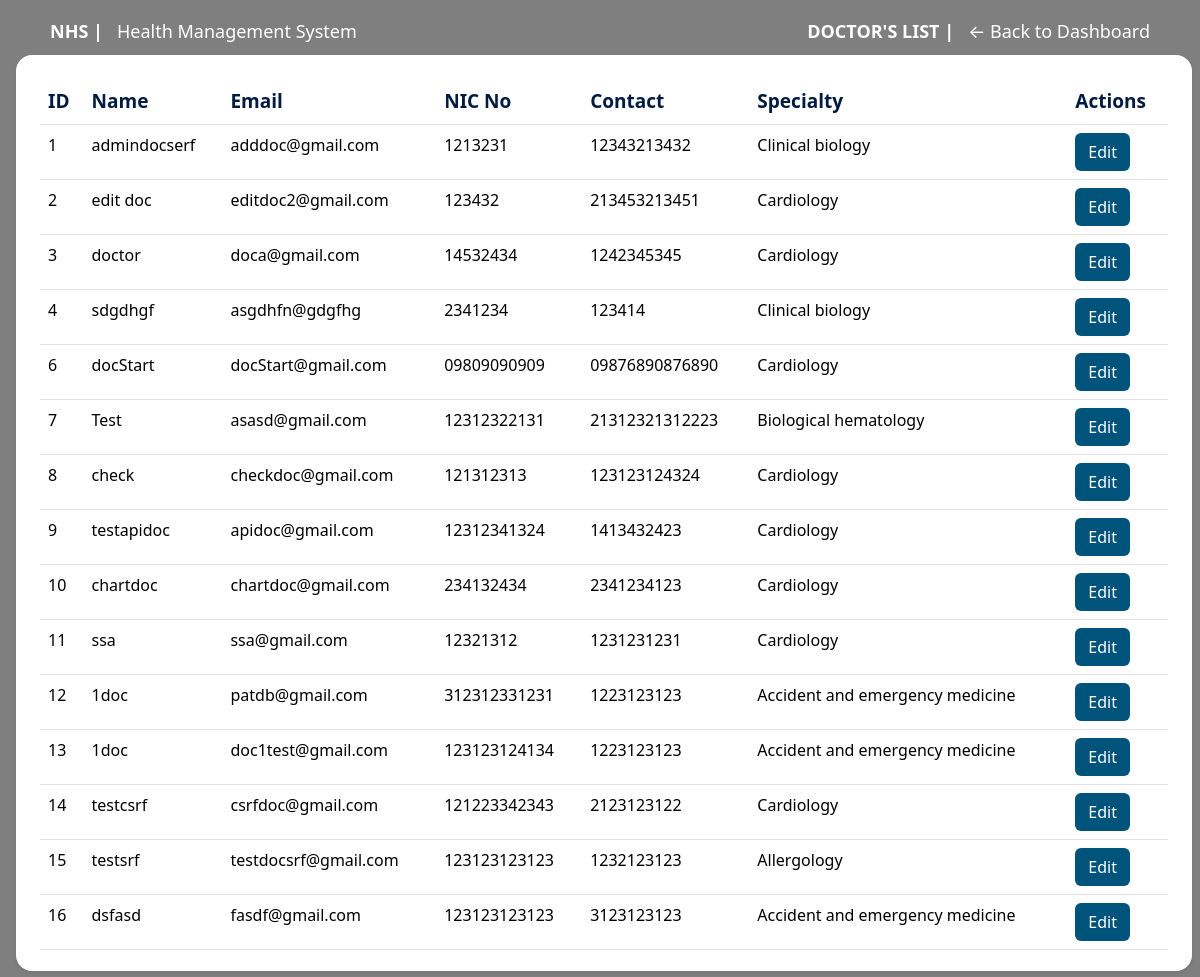
/admin/doctors (signed in), run on an earlier commit of the app's database.
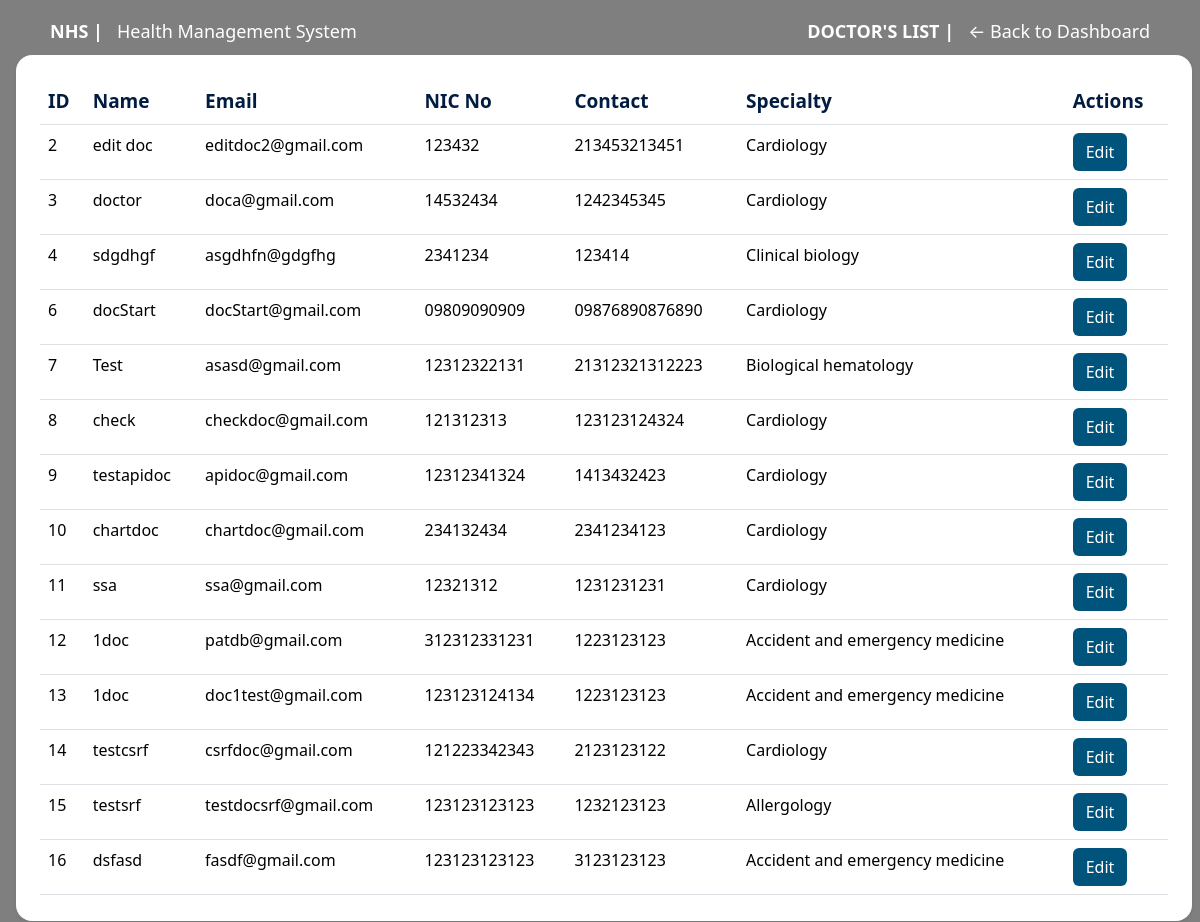
And on a later commit of the database.
### models/doctor.py (models this page shows, shortened)
class Doctor(db.Model, UserMixin):
    __tablename__ = 'doctor'
    doc_id = db.Column(db.Integer, primary_key=True, autoincrement=True)
    doc_email = db.Column(db.String(225), unique=True, nullable=False)
    doc_name = db.Column(db.String(225), nullable=False)
    doc_password = db.Column(db.String(225), nullable=False)
    doc_nic = db.Column(db.String(15), nullable=True)
    doc_tel = db.Column(db.String(15), nullable=True)
    specialty_id = db.Column(db.Integer, db.ForeignKey('specialities.id', ondelete='CASCADE'), nullable=True)
    appointments = db.relationship(
        'Appointment',
        back_populates='doctor',
        cascade='all, delete-orphan'
    )
    schedules = db.relationship(
        'DocSchedule',
        back_populates='doctor',
        cascade='all, delete-orphan',
        passive_deletes=True
    )

### models/specialities.py (models this page shows, shortened)
class Specialities(db.Model):
    __tablename__ = 'specialities'
    id = db.Column(db.Integer, primary_key=True, autoincrement=True)
    s_name = db.Column(db.String(50), unique=True, nullable=False)
    description = db.Column(db.String(255), nullable=True)
    doctors = db.relationship('Doctor', backref='speciality', lazy=True)

### app/routes/admin/doctors_list.py (the view)
@csrf.exempt
@admin_bp.route('/doctors', methods=['GET', 'POST'])
@login_required
def doctors_list():
    if not hasattr(current_user, 'a_email') or current_user.a_email != "admin@nhshospital.com":
        return redirect(url_for('auth.login'))
    doctors = Doctor.query.all()
    specialities = Specialities.query.all()
    return render_template('admin/doctors_list.html', doctors=doctors, specialities = specialities)

### app/templates/admin/doctors_list.html (shortened to what this page needs)
{% extends 'layout.html' %}
{% block body %} landing-page {% endblock %}
{% block navbar %}
<div class="container nav_bar">
    <div class="d-flex justify-content-between align-items-center mt-2">
        <div><a href="{{ url_for('main.landing_page') }}"><strong>NHS |</strong> &nbsp; Health Management System</a></div>
        <div><a href="{{ url_for('admin.dashboard') }}"><strong>DOCTOR'S LIST |</strong> &nbsp; ← Back to Dashboard</a></div>
    </div>
</div>
{% endblock %}
{% block body__content %}
<div class="main_container  mx-3 bg-white p-4 shadow-sm rounded-4"
     style="width: 98%; height: 91vh; overflow-y: auto;">
    <table class="table table-hover">
        <thead>
            <tr>
                <th>ID</th>
                <th>Name</th>
                <th>Email</th>
                <th>NIC No</th>
                <th>Contact</th>
                <th>Specialty</th>
                <th>Actions</th>
            </tr>
        </thead>
        <tbody>
            {% for doctor in doctors %}
            <tr>
                <td>{{ doctor.doc_id }}</td>
                <td>{{ doctor.doc_name }}</td>
                <td>{{ doctor.doc_email }}</td>
                <td>{{ doctor.doc_nic }}</td>
                <td>{{ doctor.doc_tel }}</td>
                <td>{{ doctor.speciality.s_name }}</td>
                <td>
                    <button type="button" class="detail_btn btn btn-edit "><a href="{{ url_for('admin.edit_doctor', doctor_id = doctor.doc_id) }}">Edit</a></button>
                </td>
            </tr>
            {% endfor %}
        </tbody>
    </table>
</div>
{% endblock %}

What changed in the data, as far as the page shows it:
removed Doctor: doc_id "1", doc_name "admindocserf", doc_email "adddoc@gmail.com", doc_nic "1213231", doc_tel "12343213432", speciality.s_name "Clinical biology"
